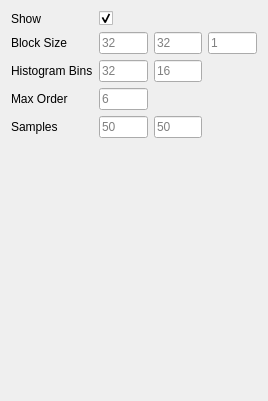
<?xml version="1.0" encoding="UTF-8"?>
<ui version="4.0">
 <class>fdm_toolbox</class>
 <widget class="QWidget" name="fdm_toolbox">
  <property name="geometry">
   <rect>
    <x>0</x>
    <y>0</y>
    <width>268</width>
    <height>401</height>
   </rect>
  </property>
  <property name="windowTitle">
   <string>Fiber Distribution Map Toolbox</string>
  </property>
  <layout class="QGridLayout" name="gridLayout">
   <item row="0" column="0">
    <widget class="QLabel" name="label_show">
     <property name="text">
      <string>Show</string>
     </property>
    </widget>
   </item>
   <item row="0" column="1">
    <widget class="QCheckBox" name="checkbox_show">
     <property name="layoutDirection">
      <enum>Qt::LeftToRight</enum>
     </property>
     <property name="text">
      <string/>
     </property>
     <property name="checked">
      <bool>true</bool>
     </property>
    </widget>
   </item>
   <item row="1" column="0">
    <widget class="QLabel" name="label_block_size">
     <property name="text">
      <string>Block Size</string>
     </property>
    </widget>
   </item>
   <item row="1" column="1">
    <widget class="QLineEdit" name="line_edit_block_size_x">
     <property name="sizePolicy">
      <sizepolicy hsizetype="Expanding" vsizetype="Fixed">
       <horstretch>1</horstretch>
       <verstretch>0</verstretch>
      </sizepolicy>
     </property>
     <property name="text">
      <string/>
     </property>
     <property name="alignment">
      <set>Qt::AlignLeading|Qt::AlignLeft|Qt::AlignVCenter</set>
     </property>
     <property name="placeholderText">
      <string>32</string>
     </property>
    </widget>
   </item>
   <item row="1" column="2">
    <widget class="QLineEdit" name="line_edit_block_size_y">
     <property name="sizePolicy">
      <sizepolicy hsizetype="Expanding" vsizetype="Fixed">
       <horstretch>1</horstretch>
       <verstretch>0</verstretch>
      </sizepolicy>
     </property>
     <property name="text">
      <string/>
     </property>
     <property name="alignment">
      <set>Qt::AlignLeading|Qt::AlignLeft|Qt::AlignVCenter</set>
     </property>
     <property name="placeholderText">
      <string>32</string>
     </property>
    </widget>
   </item>
   <item row="1" column="3">
    <widget class="QLineEdit" name="line_edit_block_size_z">
     <property name="sizePolicy">
      <sizepolicy hsizetype="Expanding" vsizetype="Fixed">
       <horstretch>1</horstretch>
       <verstretch>0</verstretch>
      </sizepolicy>
     </property>
     <property name="text">
      <string/>
     </property>
     <property name="alignment">
      <set>Qt::AlignLeading|Qt::AlignLeft|Qt::AlignVCenter</set>
     </property>
     <property name="placeholderText">
      <string>1</string>
     </property>
    </widget>
   </item>
   <item row="2" column="0">
    <widget class="QLabel" name="label_histogram_bins">
     <property name="text">
      <string>Histogram Bins</string>
     </property>
    </widget>
   </item>
   <item row="2" column="1">
    <widget class="QLineEdit" name="line_edit_histogram_bins_x">
     <property name="sizePolicy">
      <sizepolicy hsizetype="Expanding" vsizetype="Fixed">
       <horstretch>1</horstretch>
       <verstretch>0</verstretch>
      </sizepolicy>
     </property>
     <property name="text">
      <string/>
     </property>
     <property name="alignment">
      <set>Qt::AlignLeading|Qt::AlignLeft|Qt::AlignVCenter</set>
     </property>
     <property name="placeholderText">
      <string>32</string>
     </property>
    </widget>
   </item>
   <item row="2" column="2">
    <widget class="QLineEdit" name="line_edit_histogram_bins_y">
     <property name="sizePolicy">
      <sizepolicy hsizetype="Expanding" vsizetype="Fixed">
       <horstretch>1</horstretch>
       <verstretch>0</verstretch>
      </sizepolicy>
     </property>
     <property name="text">
      <string/>
     </property>
     <property name="alignment">
      <set>Qt::AlignLeading|Qt::AlignLeft|Qt::AlignVCenter</set>
     </property>
     <property name="placeholderText">
      <string>16</string>
     </property>
    </widget>
   </item>
   <item row="3" column="0">
    <widget class="QLabel" name="label_max_order">
     <property name="text">
      <string>Max Order</string>
     </property>
    </widget>
   </item>
   <item row="3" column="1">
    <widget class="QLineEdit" name="line_edit_max_order">
     <property name="sizePolicy">
      <sizepolicy hsizetype="Expanding" vsizetype="Fixed">
       <horstretch>1</horstretch>
       <verstretch>0</verstretch>
      </sizepolicy>
     </property>
     <property name="text">
      <string/>
     </property>
     <property name="alignment">
      <set>Qt::AlignLeading|Qt::AlignLeft|Qt::AlignVCenter</set>
     </property>
     <property name="placeholderText">
      <string>6</string>
     </property>
    </widget>
   </item>
   <item row="4" column="0">
    <widget class="QLabel" name="label_samples">
     <property name="text">
      <string>Samples</string>
     </property>
    </widget>
   </item>
   <item row="4" column="1">
    <widget class="QLineEdit" name="line_edit_samples_x">
     <property name="sizePolicy">
      <sizepolicy hsizetype="Expanding" vsizetype="Fixed">
       <horstretch>1</horstretch>
       <verstretch>0</verstretch>
      </sizepolicy>
     </property>
     <property name="text">
      <string/>
     </property>
     <property name="alignment">
      <set>Qt::AlignLeading|Qt::AlignLeft|Qt::AlignVCenter</set>
     </property>
     <property name="placeholderText">
      <string>50</string>
     </property>
    </widget>
   </item>
   <item row="4" column="2">
    <widget class="QLineEdit" name="line_edit_samples_y">
     <property name="sizePolicy">
      <sizepolicy hsizetype="Expanding" vsizetype="Fixed">
       <horstretch>1</horstretch>
       <verstretch>0</verstretch>
      </sizepolicy>
     </property>
     <property name="text">
      <string/>
     </property>
     <property name="alignment">
      <set>Qt::AlignLeading|Qt::AlignLeft|Qt::AlignVCenter</set>
     </property>
     <property name="placeholderText">
      <string>50</string>
     </property>
    </widget>
   </item>
   <item row="5" column="0">
    <spacer name="spacer">
     <property name="orientation">
      <enum>Qt::Vertical</enum>
     </property>
     <property name="sizeHint" stdset="0">
      <size>
       <width>20</width>
       <height>257</height>
      </size>
     </property>
    </spacer>
   </item>
  </layout>
 </widget>
 <resources/>
 <connections/>
</ui>
